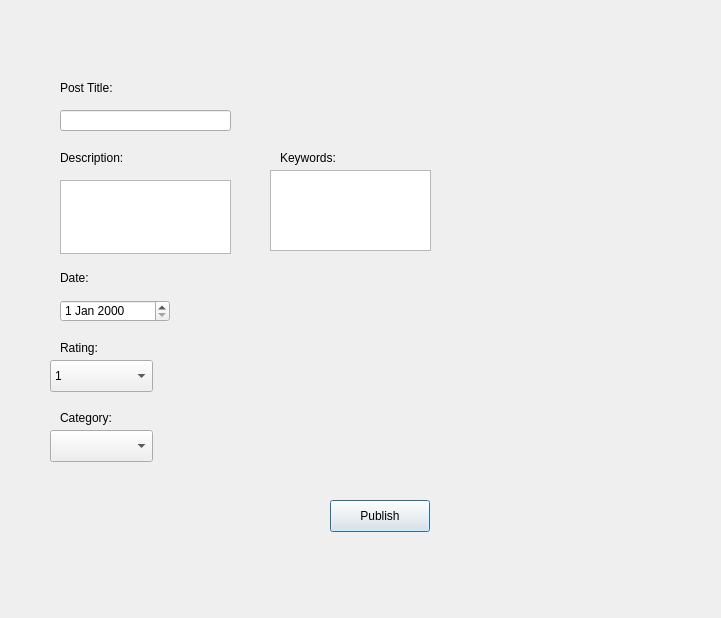
<?xml version="1.0" encoding="UTF-8"?>
<ui version="4.0">
 <class>PostView</class>
 <widget class="QDialog" name="PostView">
  <property name="geometry">
   <rect>
    <x>0</x>
    <y>0</y>
    <width>721</width>
    <height>618</height>
   </rect>
  </property>
  <property name="windowTitle">
   <string>Dialog</string>
  </property>
  <widget class="QDateEdit" name="dateEdit">
   <property name="geometry">
    <rect>
     <x>60</x>
     <y>300</y>
     <width>110</width>
     <height>22</height>
    </rect>
   </property>
  </widget>
  <widget class="QTextEdit" name="textEdit">
   <property name="geometry">
    <rect>
     <x>60</x>
     <y>180</y>
     <width>171</width>
     <height>74</height>
    </rect>
   </property>
  </widget>
  <widget class="QPushButton" name="pushButton">
   <property name="geometry">
    <rect>
     <x>330</x>
     <y>500</y>
     <width>100</width>
     <height>32</height>
    </rect>
   </property>
   <property name="text">
    <string>Publish</string>
   </property>
  </widget>
  <widget class="QComboBox" name="comboBox_2">
   <property name="geometry">
    <rect>
     <x>50</x>
     <y>430</y>
     <width>103</width>
     <height>32</height>
    </rect>
   </property>
  </widget>
  <widget class="QComboBox" name="comboBox">
   <property name="geometry">
    <rect>
     <x>50</x>
     <y>360</y>
     <width>103</width>
     <height>32</height>
    </rect>
   </property>
   <item>
    <property name="text">
     <string>1</string>
    </property>
   </item>
   <item>
    <property name="text">
     <string>2</string>
    </property>
   </item>
   <item>
    <property name="text">
     <string>3</string>
    </property>
   </item>
   <item>
    <property name="text">
     <string>4</string>
    </property>
   </item>
   <item>
    <property name="text">
     <string>5</string>
    </property>
   </item>
  </widget>
  <widget class="QLineEdit" name="lineEdit">
   <property name="geometry">
    <rect>
     <x>60</x>
     <y>110</y>
     <width>171</width>
     <height>21</height>
    </rect>
   </property>
  </widget>
  <widget class="QLabel" name="label_2">
   <property name="geometry">
    <rect>
     <x>60</x>
     <y>150</y>
     <width>81</width>
     <height>16</height>
    </rect>
   </property>
   <property name="text">
    <string>Description:</string>
   </property>
  </widget>
  <widget class="QLabel" name="label_3">
   <property name="geometry">
    <rect>
     <x>60</x>
     <y>270</y>
     <width>81</width>
     <height>16</height>
    </rect>
   </property>
   <property name="text">
    <string>Date:</string>
   </property>
  </widget>
  <widget class="QLabel" name="label_4">
   <property name="geometry">
    <rect>
     <x>60</x>
     <y>340</y>
     <width>81</width>
     <height>16</height>
    </rect>
   </property>
   <property name="text">
    <string>Rating:</string>
   </property>
  </widget>
  <widget class="QLabel" name="label_5">
   <property name="geometry">
    <rect>
     <x>60</x>
     <y>410</y>
     <width>81</width>
     <height>16</height>
    </rect>
   </property>
   <property name="text">
    <string>Category:</string>
   </property>
  </widget>
  <widget class="QLabel" name="label">
   <property name="geometry">
    <rect>
     <x>60</x>
     <y>80</y>
     <width>81</width>
     <height>16</height>
    </rect>
   </property>
   <property name="text">
    <string>Post Title:</string>
   </property>
  </widget>
  <widget class="QTextEdit" name="textEdit_keywords">
   <property name="geometry">
    <rect>
     <x>270</x>
     <y>170</y>
     <width>161</width>
     <height>81</height>
    </rect>
   </property>
  </widget>
  <widget class="QLabel" name="label_6">
   <property name="geometry">
    <rect>
     <x>280</x>
     <y>150</y>
     <width>161</width>
     <height>16</height>
    </rect>
   </property>
   <property name="text">
    <string>Keywords: </string>
   </property>
  </widget>
 </widget>
 <resources/>
 <connections/>
</ui>
